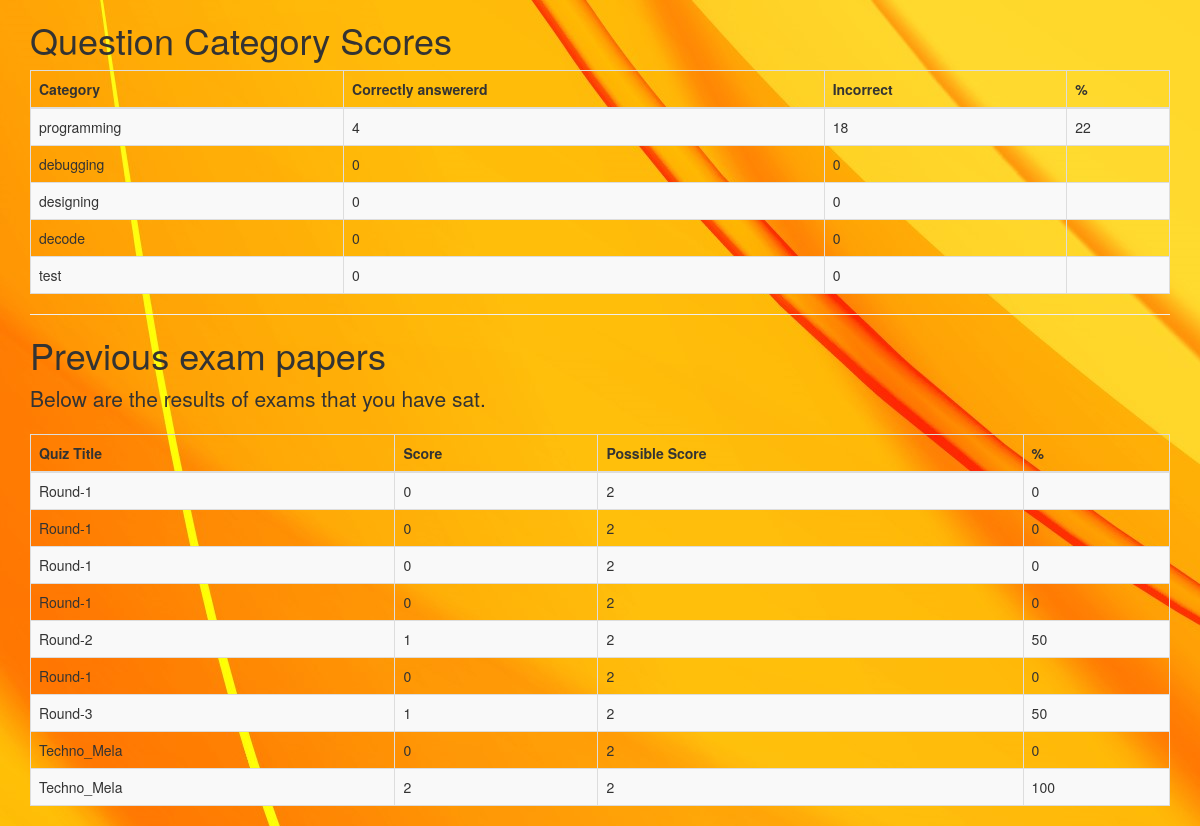
The app's page /progress/ (signed in) with its own data.
### quiz/models.py (models this page shows, shortened)
@python_2_unicode_compatible
class Category(models.Model):
    category = models.CharField(
        verbose_name=_("Category"),
        max_length=250, blank=True,
        unique=True, null=True)
    objects = CategoryManager()
    class Meta:
        verbose_name = _("Category")
        verbose_name_plural = _("Categories")

class Sitting(models.Model):
    user = models.ForeignKey(settings.AUTH_USER_MODEL, verbose_name=_("User"))
    quiz = models.ForeignKey(Quiz, verbose_name=_("Quiz"))
    question_order = models.CommaSeparatedIntegerField(
        max_length=1024, verbose_name=_("Question Order"))
    question_list = models.CommaSeparatedIntegerField(
        max_length=1024, verbose_name=_("Question List"))
    incorrect_questions = models.CommaSeparatedIntegerField(
        max_length=1024, blank=True, verbose_name=_("Incorrect questions"))
    current_score = models.IntegerField(verbose_name=_("Current Score"))
    complete = models.BooleanField(default=False, blank=False,
                                   verbose_name=_("Complete"))
    user_answers = models.TextField(blank=True, default='{}',
                                    verbose_name=_("User Answers"))
    start = models.DateTimeField(auto_now_add=True,
                                 verbose_name=_("Start"))
    end = models.DateTimeField(null=True, blank=True, verbose_name=_("End"))
    objects = SittingManager()
    class Meta:
        permissions = (("view_sittings", _("Can see completed exams.")),)
    def _question_ids(self):
        return [int(n) for n in self.question_order.split(',') if n]
    @property
    def get_percent_correct(self):
        dividend = float(self.current_score)
        divisor = len(self._question_ids())
        if divisor < 1:
            return 0            # prevent divide by zero error
        if dividend > divisor:
            return 100
        correct = int(round((dividend / divisor) * 100))
        if correct >= 1:
            return correct
        else:
            return 0
    @property
    def get_max_score(self):
        return len(self._question_ids())

@python_2_unicode_compatible
class Quiz(models.Model):
    title = models.CharField(
        verbose_name=_("Title"),
        max_length=60, blank=False)
    description = models.TextField(
        verbose_name=_("Description"),
        blank=True, help_text=_("a description of the quiz"))
    url = models.SlugField(
        max_length=60, blank=False,
        help_text=_("a user friendly url"),
        verbose_name=_("user friendly url"))
    category = models.ForeignKey(
        Category, null=True, blank=True,
        verbose_name=_("Category"))
    random_order = models.BooleanField(
        blank=False, default=False,
        verbose_name=_("Random Order"),
        help_text=_("Display the questions in "
                    "a random order or as they "
                    "are set?"))
    max_questions = models.PositiveIntegerField(
        blank=True, null=True, verbose_name=_("Max Questions"),
        help_text=_("Number of questions to be answered on each attempt."))
    answers_at_end = models.BooleanField(
        blank=False, default=False,
        help_text=_("Correct answer is NOT shown after question."
                    " Answers displayed at the end."),
        verbose_name=_("Answers at end"))
    exam_paper = models.BooleanField(
        blank=False, default=False,
        help_text=_("If yes, the result of each"
                    " attempt by a user will be"
                    " stored. Necessary for marking."),
        verbose_name=_("Exam Paper"))
    single_attempt = models.BooleanField(
        blank=False, default=False,
        help_text=_("If yes, only one attempt by"
                    " a user will be permitted."
                    " Non users cannot sit this exam."),
        verbose_name=_("Single Attempt"))
    pass_mark = models.SmallIntegerField(
        blank=True, default=0,
        verbose_name=_("Pass Mark"),
        help_text=_("Percentage required to pass exam."),
        validators=[MaxValueValidator(100)])
    success_text = models.TextField(
        blank=True, help_text=_("Displayed if user passes."),
        verbose_name=_("Success Text"))
    fail_text = models.TextField(
        verbose_name=_("Fail Text"),
        blank=True, help_text=_("Displayed if user fails."))
    draft = models.BooleanField(
        blank=True, default=False,
        verbose_name=_("Draft"),
        help_text=_("If yes, the quiz is not displayed"
                    " in the quiz list and can only be"
                    " taken by users who can edit"
                    " quizzes."))
    class Meta:
        verbose_name = _("Quiz")
        verbose_name_plural = _("Quizzes")

### quiz/views.py (the view)
class QuizUserProgressView(TemplateView):
    template_name = 'progress.html'
    @method_decorator(login_required)
    def dispatch(self, request, *args, **kwargs):
        return super(QuizUserProgressView, self)\
            .dispatch(request, *args, **kwargs)
    def get_context_data(self, **kwargs):
        context = super(QuizUserProgressView, self).get_context_data(**kwargs)
        progress, c = Progress.objects.get_or_create(user=self.request.user)
        context['cat_scores'] = progress.list_all_cat_scores
        context['exams'] = progress.show_exams()
        return context

### quiz/models.py (called while the page is built)
    def show_exams(self):
        return Sitting.objects.filter(user=self.user, complete=True)

### quiz/templates/progress.html (shortened to what this page needs)
{% extends "base.html" %}
{% load i18n %}
{% load quiz_tags %}
{% block content %}
  {% if cat_scores %}
  <h1>{% trans "Question Category Scores" %}</h1>
  <table class="table table-bordered table-striped">
	<thead>
	  <tr>
		<th>{% trans "Category" %}</th>
		<th>{% trans "Correctly answererd" %}</th>
		<th>{% trans "Incorrect" %}</th>
		<th>%</th>
	  </tr>
	</thead>
	<tbody>
	  {% for cat, value in cat_scores.items %}
	  <tr>
		<td>{{ cat }}</td>
		<td>{{ value.0 }}</td>
		<td>{{ value.1 }}</td>
		<td>{{ value.2 }}</td>
	  </tr>
	  {% endfor %}
	</tbody>
  </table>
  {% endif %}
  {% if exams %}
  <hr>
  <h1>{% trans "Previous exam papers" %}</h1>
  <p class="lead">
	{% trans "Below are the results of exams that you have sat." %}
  </p>
  <table class="table table-bordered table-striped">
	<thead>
	  <tr>
		<th>{% trans "Quiz Title" %}</th>
		<th>{% trans "Score" %}</th>
		<th>{% trans "Possible Score" %}</th>
		<th>%</th>
	  </tr>
	</thead>
	<tbody>
	  {% for exam in exams %}
	  <tr>
		<td>{{ exam.quiz.title }}</td>
		<td>{{ exam.current_score }}</td>
		<td>{{ exam.get_max_score }}</td>
		<td>{{ exam.get_percent_correct }}</td>
	  </tr>
	  {% endfor %}
	</tbody>
  </table>
  {% endif %}
{% endblock %}

### records on screen
Category: cat_scores "programming"
Category: cat_scores "debugging"
Category: cat_scores "designing"
Category: cat_scores "decode"
Category: cat_scores "test"
Sitting: quiz "Round-1", current_score "0", get_max_score "2", get_percent_correct "0"
Sitting: quiz "Round-1", current_score "0", get_max_score "2", get_percent_correct "0"
Sitting: quiz "Round-1", current_score "0", get_max_score "2", get_percent_correct "0"
Sitting: quiz "Round-1", current_score "0", get_max_score "2", get_percent_correct "0"
Sitting: quiz "Round-2", current_score "1", get_max_score "2", get_percent_correct "50"
Sitting: quiz "Round-1", current_score "0", get_max_score "2", get_percent_correct "0"
Sitting: quiz "Round-3", current_score "1", get_max_score "2", get_percent_correct "50"
Sitting: quiz "Techno_Mela", current_score "0", get_max_score "2", get_percent_correct "0"
Sitting: quiz "Techno_Mela", current_score "2", get_max_score "2", get_percent_correct "100"

### other values on screen
{{ value.0 }} "4" "0" "0" "0" "0"
{{ value.1 }} "18" "0" "0" "0" "0"
{{ value.2 }} "22"
